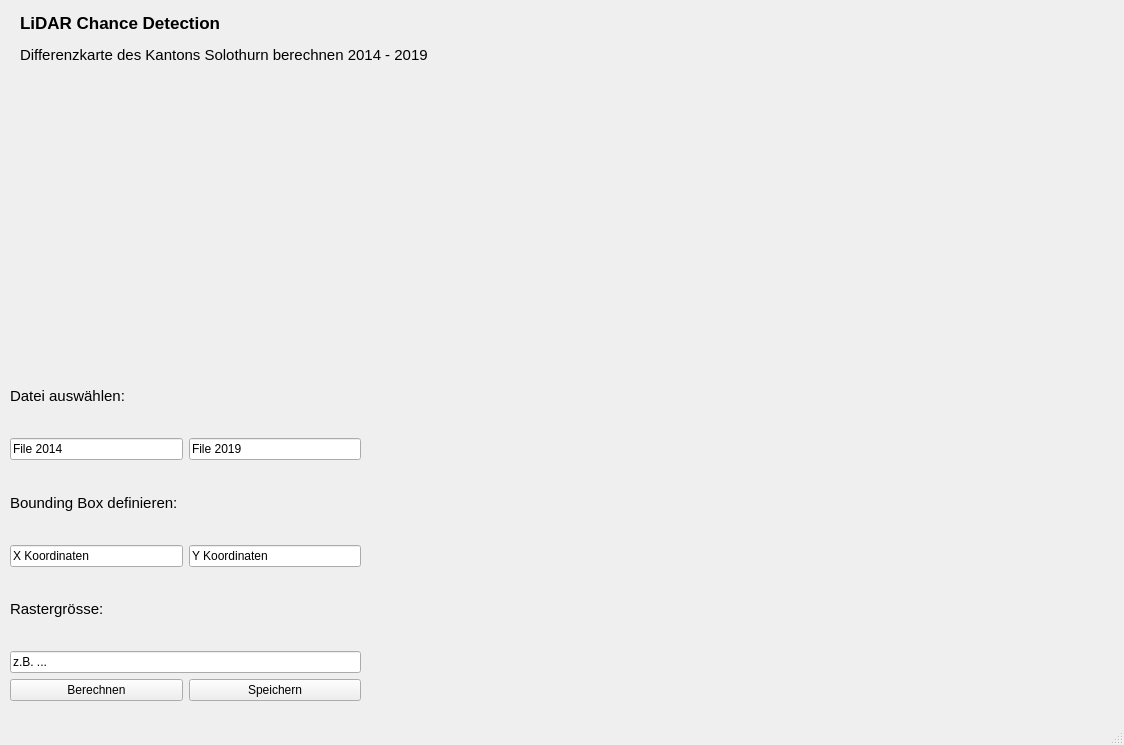
<?xml version="1.0" encoding="UTF-8"?>
<ui version="4.0">
 <class>LiDARChanceDetection</class>
 <widget class="QMainWindow" name="LiDARChanceDetection">
  <property name="geometry">
   <rect>
    <x>0</x>
    <y>0</y>
    <width>1124</width>
    <height>745</height>
   </rect>
  </property>
  <property name="windowTitle">
   <string>LiDAR Chance Detection</string>
  </property>
  <widget class="QWidget" name="centralwidget">
   <widget class="QWidget" name="verticalLayoutWidget_5">
    <property name="geometry">
     <rect>
      <x>10</x>
      <y>360</y>
      <width>351</width>
      <height>341</height>
     </rect>
    </property>
    <layout class="QVBoxLayout" name="verticalLayout_5">
     <item>
      <widget class="QLabel" name="dat_def">
       <property name="font">
        <font>
         <pointsize>11</pointsize>
        </font>
       </property>
       <property name="text">
        <string>Datei auswählen:</string>
       </property>
      </widget>
     </item>
     <item>
      <layout class="QHBoxLayout" name="horizontalLayout">
       <item>
        <widget class="QLineEdit" name="file_14">
         <property name="inputMask">
          <string/>
         </property>
         <property name="text">
          <string>File 2014</string>
         </property>
        </widget>
       </item>
       <item>
        <widget class="QLineEdit" name="file_19">
         <property name="inputMask">
          <string/>
         </property>
         <property name="text">
          <string>File 2019</string>
         </property>
        </widget>
       </item>
      </layout>
     </item>
     <item>
      <widget class="QLabel" name="bb_def">
       <property name="font">
        <font>
         <pointsize>11</pointsize>
         <weight>50</weight>
         <bold>false</bold>
        </font>
       </property>
       <property name="text">
        <string>Bounding Box definieren:</string>
       </property>
      </widget>
     </item>
     <item>
      <layout class="QHBoxLayout" name="horizontalLayout_2">
       <item>
        <widget class="QLineEdit" name="x_coord">
         <property name="text">
          <string>X Koordinaten</string>
         </property>
        </widget>
       </item>
       <item>
        <widget class="QLineEdit" name="y_coord">
         <property name="text">
          <string>Y Koordinaten</string>
         </property>
        </widget>
       </item>
      </layout>
     </item>
     <item>
      <widget class="QLabel" name="bb_def_2">
       <property name="font">
        <font>
         <pointsize>11</pointsize>
         <weight>50</weight>
         <bold>false</bold>
        </font>
       </property>
       <property name="text">
        <string>Rastergrösse:</string>
       </property>
      </widget>
     </item>
     <item>
      <layout class="QHBoxLayout" name="horizontalLayout_3">
       <item>
        <widget class="QLineEdit" name="rastersize">
         <property name="text">
          <string>z.B. ...</string>
         </property>
        </widget>
       </item>
      </layout>
     </item>
     <item>
      <layout class="QHBoxLayout" name="horizontalLayout_4">
       <item>
        <widget class="QPushButton" name="calculate">
         <property name="text">
          <string>Berechnen</string>
         </property>
        </widget>
       </item>
       <item>
        <widget class="QPushButton" name="save">
         <property name="text">
          <string>Speichern</string>
         </property>
        </widget>
       </item>
      </layout>
     </item>
    </layout>
   </widget>
   <widget class="QWidget" name="verticalLayoutWidget">
    <property name="geometry">
     <rect>
      <x>20</x>
      <y>10</y>
      <width>488</width>
      <height>58</height>
     </rect>
    </property>
    <layout class="QVBoxLayout" name="verticalLayout">
     <item>
      <widget class="QLabel" name="title">
       <property name="font">
        <font>
         <pointsize>13</pointsize>
         <weight>75</weight>
         <bold>true</bold>
        </font>
       </property>
       <property name="text">
        <string>LiDAR Chance Detection</string>
       </property>
       <property name="margin">
        <number>0</number>
       </property>
       <property name="indent">
        <number>-1</number>
       </property>
      </widget>
     </item>
     <item>
      <widget class="QLabel" name="description">
       <property name="font">
        <font>
         <pointsize>11</pointsize>
        </font>
       </property>
       <property name="text">
        <string>Differenzkarte des Kantons Solothurn berechnen 2014 - 2019</string>
       </property>
      </widget>
     </item>
    </layout>
   </widget>
  </widget>
  <widget class="QStatusBar" name="statusbar"/>
 </widget>
 <resources/>
 <connections/>
</ui>
